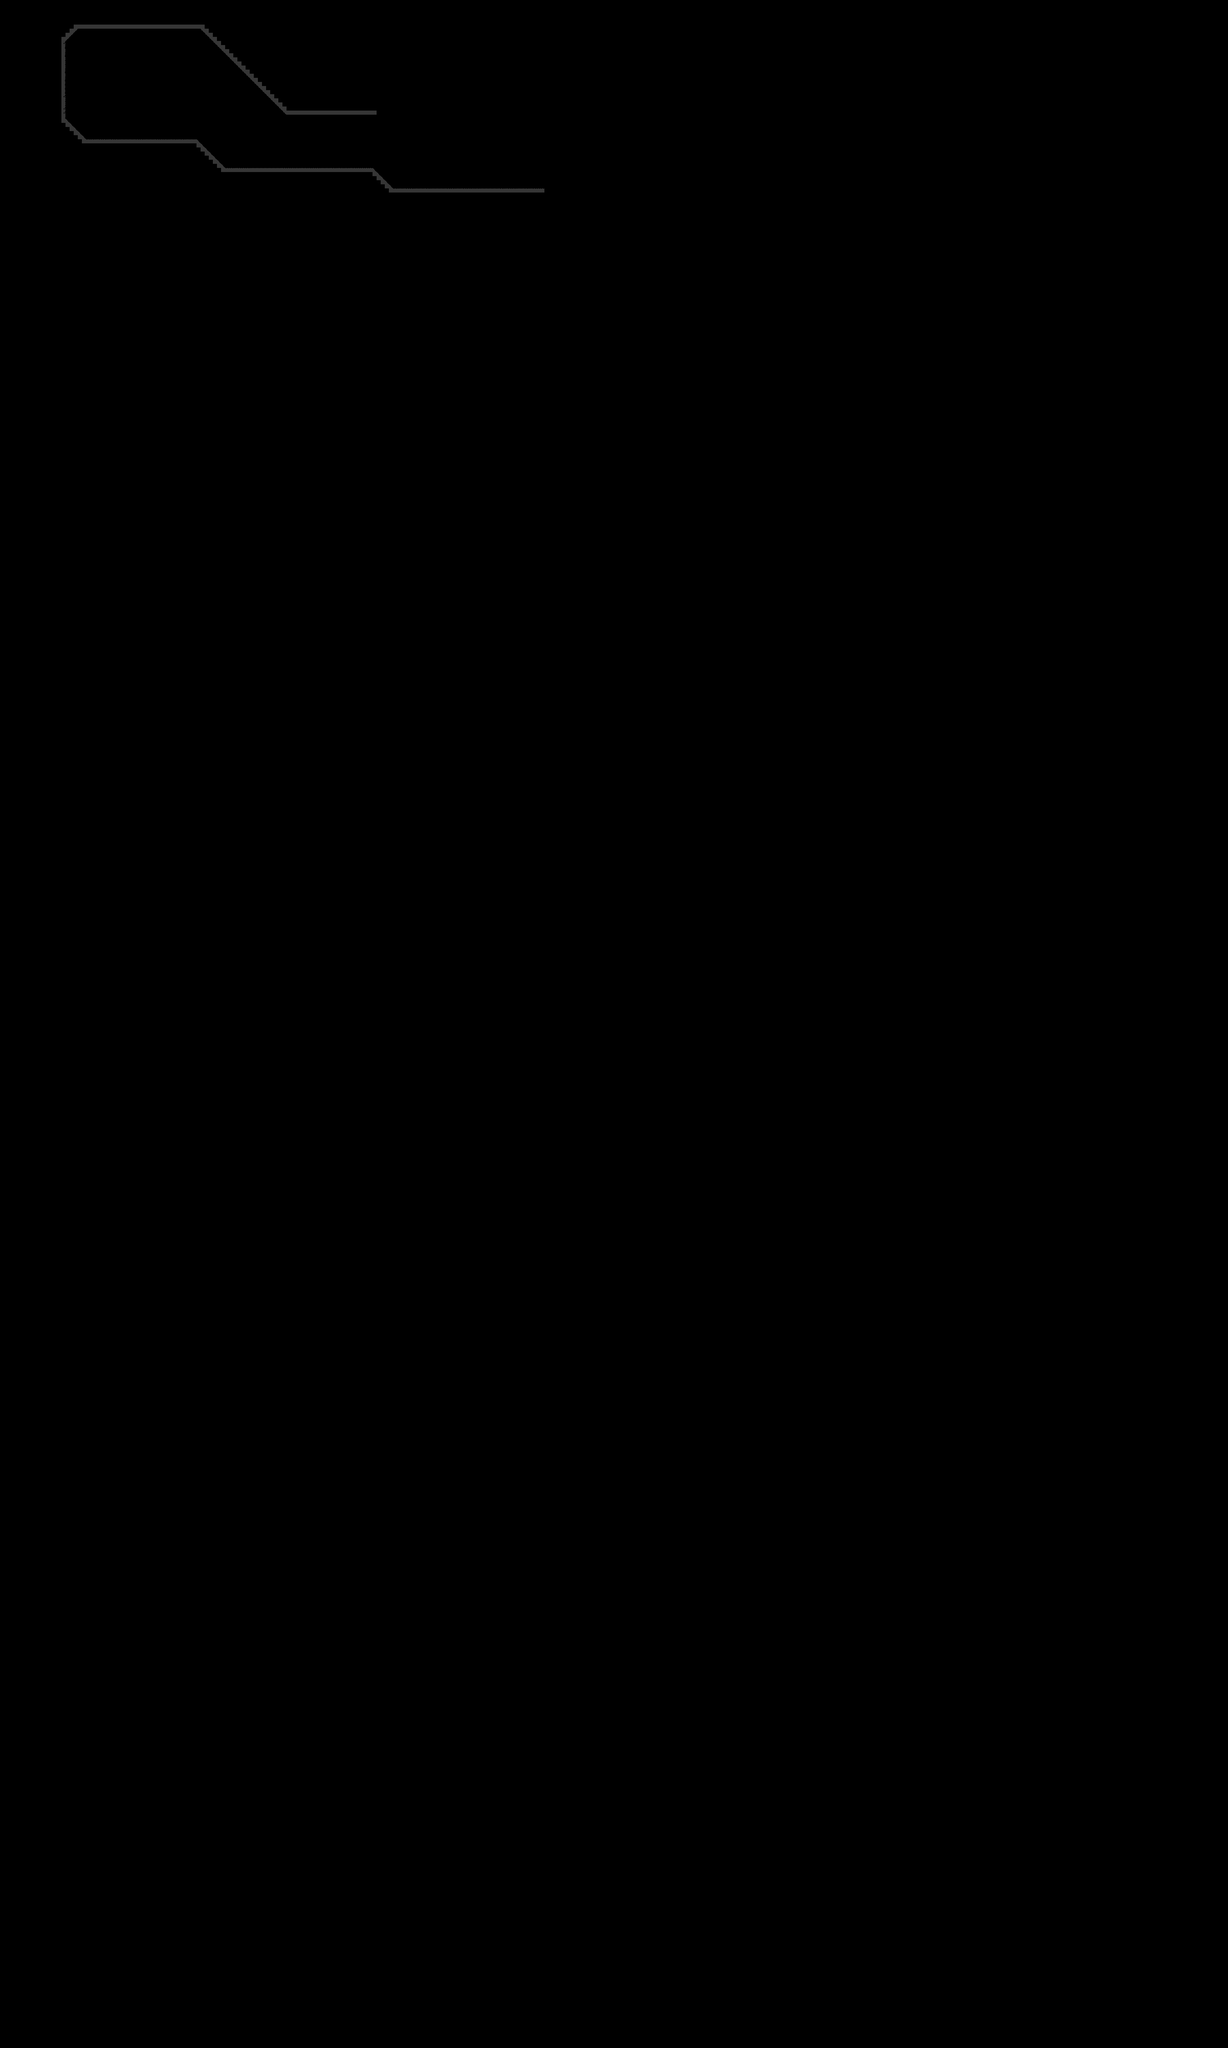

Rendered tile map (Tiled .tmx) drawn with the repository's tilesets; below, a short description and the map source with its tile grids summarised:
An orthogonal 300x500 tile map with 16x16 px tiles, 1 tile layer (walls).

<map version="1.2" tiledversion="1.2.3" orientation="orthogonal" renderorder="right-down" width="300" height="500" tilewidth="16" tileheight="16" infinite="0" nextlayerid="3" nextobjectid="1">
 <tileset firstgid="1" name="caves" tilewidth="16" tileheight="16" tilecount="64" columns="8">
  <image source="underwaterCave.png" width="128" height="128" />
 </tileset>
 <layer id="2" name="walls" width="300" height="500">
  <data>[150000 cells, 255 non-empty, 9 distinct tile ids]</data>
 </layer>
</map>
